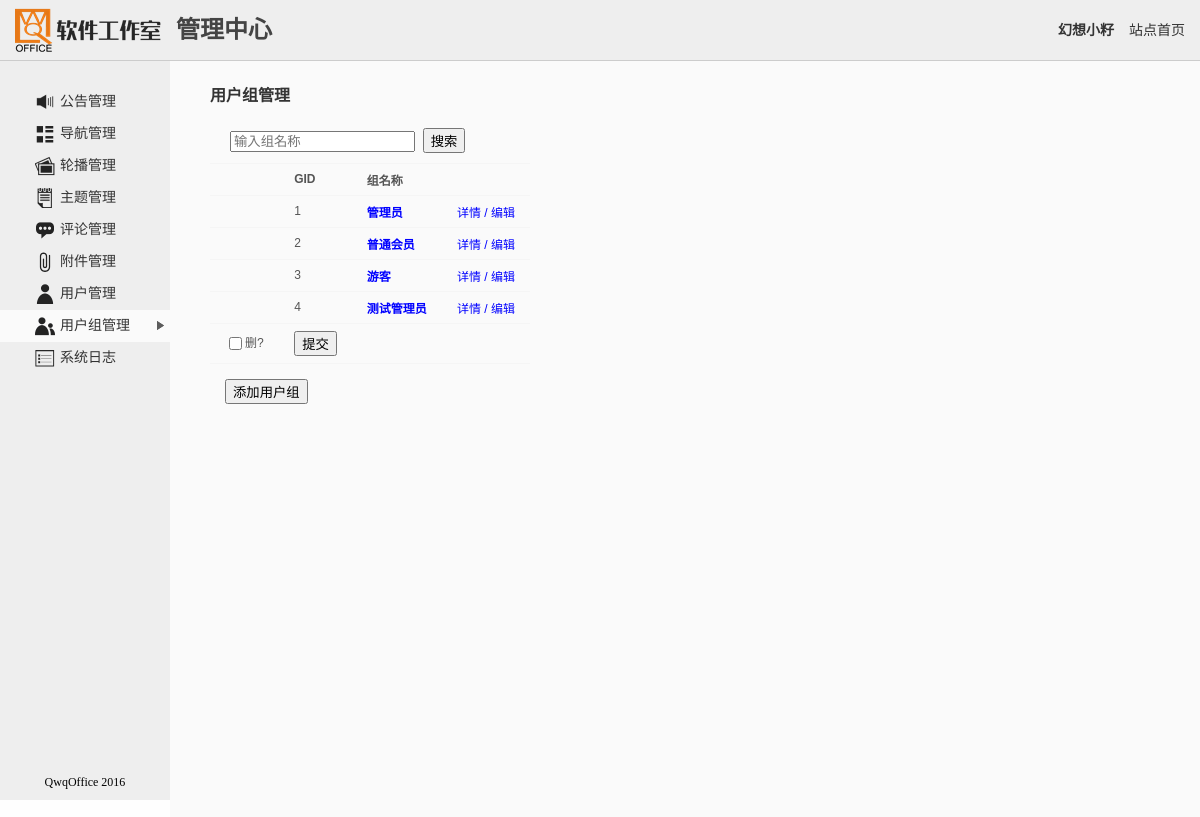
/admin.php?mod=usergrp (signed in), run on the app's committed database.
### tables this page shows
CREATE TABLE IF NOT EXISTS `qo_group` (
  `GID` int(10) NOT NULL AUTO_INCREMENT,
  `GroupName` char(20) NOT NULL,
  `Authority` text NOT NULL,
  PRIMARY KEY (`GID`)
);

### include/func.php (called while the page is built, shortened)
<?php
	function getUID($username){
		$u=mysql_fetch_array(mysql_query("select UID from qo_user where Username='{$username}'"));
		return $u["UID"];
	}
?>

### admin.php (the view, shortened to what this page needs)
<!DOCTYPE html PUBLIC "-//W3C//DTD XHTML 1.0 Transitional//EN" "http://www.w3.org/TR/xhtml1/DTD/xhtml1-transitional.dtd">
<html xmlns="http://www.w3.org/1999/xhtml">
<head>
<link href="css/style.admin.css" rel="stylesheet" type="text/css" />
<link rel="stylesheet" href="ke4/themes/default/default.css" />
<link rel="stylesheet" href="ke4/plugins/code/prettify.css" />
</head>
<body>
<?php
	require_once("include/func.php");
	if(isset($_GET["mod"])){
		$mod=$_GET["mod"];
	}else{
		$mod="";
	}
	if(isset($_GET["page"])){
		$page=$_GET["page"];
	}else{
		$page="1";
	}
	$PageSize=10;
	$PageCount=8;
	$start=($page-1)*$PageSize;
	$u=$_SESSION["qo_user"];
	$uid=getUID($u);
	$menus=array("notice"=>"公告管理",
				 "navi"=>"导航管理",
				 "carousel"=>"轮播管理",
				 "article"=>"主题管理",
				 "reply"=>"评论管理",
				 "attach"=>"附件管理",
				 "user"=>"用户管理",
				 "usergrp"=>"用户组管理",
				 "logs"=>"系统日志");
	echo "<table cellpadding='0' cellspacing='0' width='100%' height='100%'><tr><td height='61' colspan='2'>";
	echo "<div id='header'>";
	echo "<a href='admin.php'><img src='images/logo.png' width='146' height='50' style='float:left;margin-left:15px;' />";
	echo "<span class='title'>管理中心</span></a>";
	echo "<span class='home'><a href='index.php'>站点首页</a></span>";
	echo "<span class='greeting'><a href='index.php?{$uid}'>{$_SESSION['qo_user']}</a></span>";
	echo "</div></td></tr>";
	echo "<tr><td width='170' style='vertical-align:top;position:relative;background-color:#EEE;'>";
	echo "<div id='menu'>";
	echo "<ul>";
	foreach($menus as $key=>$value){
		$curStr=$mod==$key ? "class='cur'" : "";
		echo "<a href='admin.php?mod={$key}' {$curStr}><img src='images/{$key}.png' width='20' height='20' /><li>{$value}</li></a>";
	}
	echo "</ul>";
	echo "<span class='copyright'>QwqOffice 2016</span>";
	echo "</div></td>";
	echo "<td style='vertical-align:top;'>";
	echo "<div id='content'>";
	if($mod=="notice"){
		$types=array("String"=>"文字", "Link"=>"链接");
		$status=array("Show"=>"显示","Hide"=>"隐藏");
		if(isset($_GET["opr"])){
			$opr=$_GET["opr"];
		}else{
			$opr="mgr";
		}
		if($opr=="mgr" || $opr=="search"){
			$globaltitle="公告管理";
			$kwd="";
			if(isset($_GET["kwd"])) $kwd=$_GET["kwd"];
			echo "<h4>{$globaltitle}</h4>";
			echo "<div class='search'><form action='' autocomplete='off' method='get'>";
			echo "<input type='hidden' name='mod' value='{$mod}' />";
			echo "<input type='hidden' name='opr' value='search' />";
			echo "<input type='text' name='kwd' placeholder='输入标题/链接/是否显示' value='{$kwd}' />";
			echo "&nbsp;&nbsp;<input type='submit' value='搜索' />";
			echo "</form></div>";
			echo "<form action='admin_comm.php' method='post'><table id='table' cellspacing='0'>";
			echo "<tr><td></td><td>NID</td><td>作者</td><td>标题</td><td>类型</td><td>内容</td><td>时间</td><td>状态</td><td></td></tr>";
			if($opr=="mgr"){
				$sql="select * from qo_notice,qo_user where qo_notice.UID=qo_user.UID order by NID";
			}else{
				$kwd=mb_substr(addslashes(str_replace(" ","%",$_GET["kwd"])),0,10,"utf-8");
				$sql="select * from qo_notice,qo_user where qo_notice.UID=qo_user.UID and (Title like '%{$kwd}%' or Content like '%{$kwd}%') order by NID";
			}
			$number=mysql_num_rows(mysql_query($sql));
			$result=mysql_query($sql." limit {$start},{$PageSize}");
			$maxPage=$number%$PageSize==0 ? $number/$PageSize : floor($number/$PageSize)+1;
			while($arr=mysql_fetch_array($result)){
				$month=substr($arr["Time"],0,7);
				echo "<tr><td><input type='checkbox' name='delete[]' value='{$arr['NID']}' /></td>";
				echo "<td>{$arr['NID']}</td>";
				echo "<td><a href='home.php?mod=spc&ac=profile&uid={$arr['UID']}#notice{$arr['NID']}'>{$arr['Username']}</td>";
				echo "<td class='noticetitle'><a href='home.php?mod=notice&ac=notice&date={$month}&nid={$arr['NID']}' style='color:black'>{$arr['Title']}</a></td>";
				echo "<td>{$types[$arr['NoticeType']]}</td>";
				echo "<td>{$arr['Content']}</td>";
				echo "<td>{$arr['Time']}</td>";
				echo "<td>{$status[$arr['Status']]}</td>";
				echo "<td><a href='admin.php?mod=notice&opr=edit&nid={$arr['NID']}' class='mainlink'>编辑</a></td></tr>";
			}
			echo "<tr><td><input id='checkbox' type='checkbox' onclick='checkAll(this)' /><label for='checkbox'>删?</label></td>";
			echo "<td><input type='submit' name='{$mod}' value='提交' /></td>";
			echo "<td colspan='6'>";
			print_page($number,$PageSize,$page,$PageCount,true);
			echo "</td><td></td></tr>";
			echo "<tr><td colspan='10'><a href='admin.php?mod=notice&opr=new'><input type='button' value='发布公告' /></a></td></tr>";
			echo "</table></form>";
		}
		else if($opr=="new" || $opr=="edit"){
			if($opr=="edit"){
				if(isset($_GET["nid"])){
					$nid=$_GET["nid"];
					chkExists("qo_notice","NID",$uid);
				}else{
					exit;
				}
				$notice=mysql_fetch_array(mysql_query("select * from qo_notice where NID={$nid}"));
				$oldspan=$notice["Title"];
				$oldtitle=strip_tags($oldspan);
				$oldtype=$notice["NoticeType"];
				$oldcontent=str_replace("<br />","\r\n",$notice["Content"]);
				$oldsta=$notice["Status"];
				$globaltitle="公告管理-编辑公告";
				echo "<h4>{$globaltitle}</h4>";
			}else{
				$oldtitle="";
				$oldtype="";
				$oldcontent="";
				$oldsta="";
				$globaltitle="公告管理-发布公告";
				echo "<h4>{$globaltitle}</h4>";
			}
			echo "<form action='admin_comm.php' autocomplete='off' method='post' onsubmit='return chkNotice()'>";
			echo "<table id='table' class='detail-table' cellspacing='0'>";
			echo "<tr><td><p><label for='noticeTitle'>标题</label></p>";
			echo "<p><input type='text' name='noticeTitle' id='noticeTitle' value='{$oldtitle}' />";
			echo "</p></td></tr>";
			echo "<tr><td><p><label>类型：</label></p>";
			$i=1;
			foreach($types as $k=>$v){
				$checkStr=$i==1?"checked":"";
				if($opr=="edit") $checkStr=$oldtype==$k?"checked":"";
				echo "<p class='inputradio'><input type='radio' name='type' value='{$k}' id='{$k}' {$checkStr} /><label for='{$k}'>{$v}</label></p>";
				$i++;
			}
			echo "</td></tr>";
			echo "<tr><td><p><label for='noticeContent'>内容：</label></p>";
			echo "<p><textarea name='noticeContent' id='noticeContent' max-width='200'>{$oldcontent}</textarea></p></td></tr>";
			echo "<tr><td><p><label>状态</label></p>";
			echo "<p class='inputradio'>";
			$i=1;
			foreach($status as $k=>$v){
				$checkStr=$i==1?"checked":"";
				if($opr=="edit") $checkStr=$oldsta==$k?"checked":"";
				echo "<input type='radio' name='status' value='{$k}' id='{$k}' {$checkStr} /><label for='{$k}'>{$v}</label>&nbsp;&nbsp;";
				$i++;
			}
			echo "</p>";
			echo "</td></tr>";
			echo "<tr><td><p><input type='submit' name='{$mod}' id='{$mod}' value='提交' />";
			echo "<input type='hidden' name='opr' value='{$opr}' />";
			echo "&nbsp;&nbsp;<input type='reset' value='重置' /></p></td></tr>";
			if($opr=="edit"){
				echo "<div id='oldspan' style='display:none'>{$oldspan}</div>";
				echo "<input type='hidden' name='nid' value='{$_GET['nid']}' />";
			}
			echo "</table></form>";
		}else{
			header("location: admin.php");
			exit;
		}
	}
	else if($mod=="usergrp"){
		if(isset($_GET["opr"])){
			$opr=$_GET["opr"];
		}else{
			$opr="mgr";
		}
		if($opr=="mgr" || $opr=="search"){
			$globaltitle="用户组管理";
			$kwd="";
			echo "<h4>{$globaltitle}</h4>";
			echo "<div class='search'><form action='' autocomplete='off' method='get'>";
			echo "<input type='text' name='kwd' placeholder='输入组名称' value='{$kwd}' />";
			echo "&nbsp;&nbsp;<input type='submit' value='搜索' />";
			echo "</form></div>";
			echo "<form action='admin_comm.php' method='post'><table id='table' cellspacing='0'>";
			echo "<tr><td></td><td>GID</td><td>组名称</td><td></td></tr>";
			if($opr=="mgr"){
				$sql="select * from qo_group order by GID";
			}else{
				$kwd=mb_substr(addslashes(str_replace(" ","%",$_GET["kwd"])),0,10,"utf-8");
				$sql="select * from qo_group where GroupName like '%{$kwd}%' order by GID";
			}
			$result=mysql_query($sql." limit {$start},{$PageSize}");
			while($arr=mysql_fetch_array($result)){
				echo "<tr><td>";
				echo "</td>";
				echo "<td>{$arr['GID']}</td>";
				echo "<td class='bolder'><a href='home.php?mod=pref&ac=usergrp&gid={$arr['GID']}' class='mainlink'>{$arr['GroupName']}</a></td>";
				echo "<td><a href='admin.php?mod=usergrp&opr=edit&gid={$arr['GID']}' class='mainlink'>详情 / 编辑</a></td></tr>";
			}
			echo "<tr><td><input id='checkbox' type='checkbox' onclick='checkAll(this)' /><label for='checkbox'>删?</label></td>";
			echo "<td><input type='submit' name='{$mod}' value='提交' /></td>";
			echo "<td>";
			echo "</td><td></td></tr>";
			echo "<tr><td colspan='4'><a href='admin.php?mod=usergrp&opr=new'><input type='button' value='添加用户组' /></a></td></tr>";
			echo "</table></form>";
		}
	}
	echo "</div></td></tr>";
?>
</body>
</html>

### css/style.admin.css (style rules this page uses)
body, html { height:100%; }
body { font-family:Microsoft YaHei,Tahoma,Helvetica,'SimSun',sans-serif; background-color:rgb(254,254,254); overflow-y:scroll; margin: 0px; padding: 0px; }
.bolder { font-weight:bolder; }
a,img { border:none; }
a { font-family: Microsoft YaHei,Tahoma,Helvetica,'SimSun',sans-serif; text-decoration:none; color:#333; }
span { font-family:"微软雅黑"; }
#header { background-color: #EEE; width: 100%; height:50px; padding-top:5px; padding-bottom:5px; border-bottom:1px solid #CCC; }
#header .title { float:left; padding-left:15px; font-family:"微软雅黑"; font-size:24px; font-weight:bolder; line-height:50px; display:block; height:50px; color:#444; }
#header .greeting { float: right; font-size: 14px; font-weight: bolder; line-height: 50px; display: block; height: 50px; color: #444; margin-right:10px; }
#header .home { float:right; font-size:14px; line-height:50px; display:block; height:50px; color:#444; padding-left:5px; padding-right:5px; margin-right:10px; }
#menu { height: 100%; width: 170px; background-color:#EEE; }
#menu ul { padding:0px; margin:0px; padding-top:25px; display:block; list-style-type:none; }
#menu ul img { display:block; float:left; margin-right:5px; }
#menu ul li { position:relative; display:block; line-height:20px; }
#menu ul a,#menu ul a:visited { color:#333; padding-bottom:6px; padding-top:6px; padding-left:35px; display:block; line-height:20px; text-decoration:none; font-family:"微软雅黑"; font-size:14px; transition:background-color ease-in-out 0.2s; }
#menu ul a:hover, #menu ul a.cur { background-color:#FAFAFA; }
#menu ul a.cur li:after { position:absolute; opacity:0.8; top:2px; right:2px; content:url(../images/triangle.png); }
#menu .copyright { width:100%; font-size:12px; text-align:center; display:block; position:absolute; bottom:10px; left:0px; }
#content { background:#FAFAFA; padding-bottom:20px; width: 100%; height: 100%; }
#content table { color:#555; font-size:12px; }
#content form { color:#333; font-size:14px; }
#content>h4 { margin-top:0px; padding-top:1.33em; padding-left:40px; color:#333; }
#content>form { padding-left:40px; }
#content>form>table a.mainlink { color:#00F; }
#content>form>table tr:first-child { font-weight:bolder; }
#content>form>table tr:last-child td { padding-top:15px; }
#content>form>table input { vertical-align:middle; }
#content>form>table label { font-family:"Lucida Console", Monaco, monospace; }
#navi-table td, #carou-table td, #table td, #info-table td { padding-left: 15px; padding-right: 15px; }
#table td, #info-table td { padding-top:7px; padding-bottom:7px; border-top: 1px solid #F5F5F5; }
.search { padding-left:60px; padding-bottom:10px; }

### data on the page
qo_group: GID "1", GroupName "管理员"
qo_group: GID "2", GroupName "普通会员"
qo_group: GID "3", GroupName "游客"
qo_group: GID "4", GroupName "测试管理员"

### other printed values
$_SESSION['qo_user'] "幻想小籽"
$value "公告管理"
$value "导航管理"
$value "轮播管理"
$value "主题管理"
$value "评论管理"
$value "附件管理"
$value "用户管理"
$value "用户组管理"
$value "系统日志"
$globaltitle "用户组管理"
